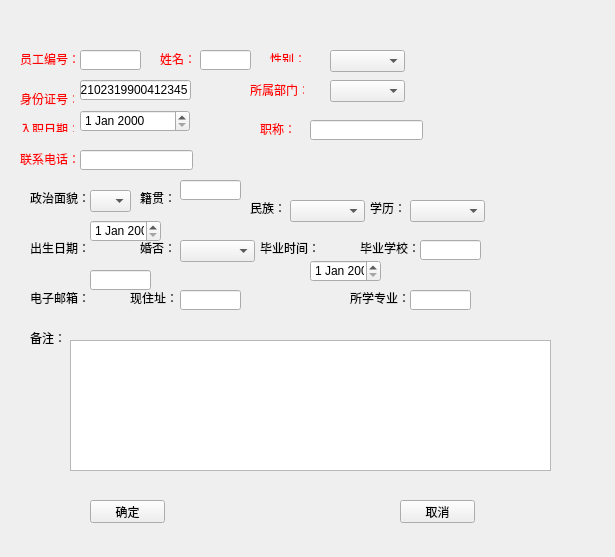
<?xml version="1.0" encoding="UTF-8"?>
<ui version="4.0">
 <class>CHANDLE</class>
 <widget class="QWidget" name="CHANDLE">
  <property name="geometry">
   <rect>
    <x>0</x>
    <y>0</y>
    <width>615</width>
    <height>557</height>
   </rect>
  </property>
  <property name="windowTitle">
   <string>Form</string>
  </property>
  <widget class="QLabel" name="label">
   <property name="geometry">
    <rect>
     <x>20</x>
     <y>50</y>
     <width>61</width>
     <height>16</height>
    </rect>
   </property>
   <property name="text">
    <string>&lt;!DOCTYPE HTML PUBLIC &quot;-//W3C//DTD HTML 4.0//EN&quot; &quot;http://www.w3.org/TR/REC-html40/strict.dtd&quot;&gt;
&lt;html&gt;&lt;head&gt;&lt;meta name=&quot;qrichtext&quot; content=&quot;1&quot; /&gt;&lt;style type=&quot;text/css&quot;&gt;
p, li { white-space: pre-wrap; }
&lt;/style&gt;&lt;/head&gt;&lt;body style=&quot; font-family:'宋体'; font-size:9pt; font-weight:400; font-style:normal;&quot;&gt;
&lt;p style=&quot; margin-top:0px; margin-bottom:0px; margin-left:0px; margin-right:0px; -qt-block-indent:0; text-indent:0px;&quot;&gt;&lt;span style=&quot; color:#ff0000;&quot;&gt;员工编号：&lt;/span&gt;&lt;/p&gt;&lt;/body&gt;&lt;/html&gt;</string>
   </property>
  </widget>
  <widget class="QLabel" name="label_2">
   <property name="geometry">
    <rect>
     <x>160</x>
     <y>50</y>
     <width>31</width>
     <height>16</height>
    </rect>
   </property>
   <property name="text">
    <string>&lt;!DOCTYPE HTML PUBLIC &quot;-//W3C//DTD HTML 4.0//EN&quot; &quot;http://www.w3.org/TR/REC-html40/strict.dtd&quot;&gt;
&lt;html&gt;&lt;head&gt;&lt;meta name=&quot;qrichtext&quot; content=&quot;1&quot; /&gt;&lt;style type=&quot;text/css&quot;&gt;
p, li { white-space: pre-wrap; }
&lt;/style&gt;&lt;/head&gt;&lt;body style=&quot; font-family:'宋体'; font-size:9pt; font-weight:400; font-style:normal;&quot;&gt;
&lt;p style=&quot; margin-top:0px; margin-bottom:0px; margin-left:0px; margin-right:0px; -qt-block-indent:0; text-indent:0px;&quot;&gt;&lt;span style=&quot; color:#ff0000;&quot;&gt;姓名：&lt;/span&gt;&lt;/p&gt;&lt;/body&gt;&lt;/html&gt;</string>
   </property>
  </widget>
  <widget class="QLabel" name="label_3">
   <property name="geometry">
    <rect>
     <x>270</x>
     <y>50</y>
     <width>54</width>
     <height>12</height>
    </rect>
   </property>
   <property name="text">
    <string>&lt;!DOCTYPE HTML PUBLIC &quot;-//W3C//DTD HTML 4.0//EN&quot; &quot;http://www.w3.org/TR/REC-html40/strict.dtd&quot;&gt;
&lt;html&gt;&lt;head&gt;&lt;meta name=&quot;qrichtext&quot; content=&quot;1&quot; /&gt;&lt;style type=&quot;text/css&quot;&gt;
p, li { white-space: pre-wrap; }
&lt;/style&gt;&lt;/head&gt;&lt;body style=&quot; font-family:'宋体'; font-size:9pt; font-weight:400; font-style:normal;&quot;&gt;
&lt;p style=&quot; margin-top:0px; margin-bottom:0px; margin-left:0px; margin-right:0px; -qt-block-indent:0; text-indent:0px;&quot;&gt;&lt;span style=&quot; color:#ff0000;&quot;&gt;性别：&lt;/span&gt;&lt;/p&gt;&lt;/body&gt;&lt;/html&gt;</string>
   </property>
  </widget>
  <widget class="QLabel" name="label_4">
   <property name="geometry">
    <rect>
     <x>20</x>
     <y>90</y>
     <width>54</width>
     <height>16</height>
    </rect>
   </property>
   <property name="text">
    <string>&lt;!DOCTYPE HTML PUBLIC &quot;-//W3C//DTD HTML 4.0//EN&quot; &quot;http://www.w3.org/TR/REC-html40/strict.dtd&quot;&gt;
&lt;html&gt;&lt;head&gt;&lt;meta name=&quot;qrichtext&quot; content=&quot;1&quot; /&gt;&lt;style type=&quot;text/css&quot;&gt;
p, li { white-space: pre-wrap; }
&lt;/style&gt;&lt;/head&gt;&lt;body style=&quot; font-family:'宋体'; font-size:9pt; font-weight:400; font-style:normal;&quot;&gt;
&lt;p style=&quot; margin-top:0px; margin-bottom:0px; margin-left:0px; margin-right:0px; -qt-block-indent:0; text-indent:0px;&quot;&gt;&lt;span style=&quot; color:#ff0000;&quot;&gt;身份证号：&lt;/span&gt;&lt;/p&gt;&lt;/body&gt;&lt;/html&gt;</string>
   </property>
  </widget>
  <widget class="QLabel" name="label_5">
   <property name="geometry">
    <rect>
     <x>260</x>
     <y>120</y>
     <width>41</width>
     <height>16</height>
    </rect>
   </property>
   <property name="text">
    <string>&lt;!DOCTYPE HTML PUBLIC &quot;-//W3C//DTD HTML 4.0//EN&quot; &quot;http://www.w3.org/TR/REC-html40/strict.dtd&quot;&gt;
&lt;html&gt;&lt;head&gt;&lt;meta name=&quot;qrichtext&quot; content=&quot;1&quot; /&gt;&lt;style type=&quot;text/css&quot;&gt;
p, li { white-space: pre-wrap; }
&lt;/style&gt;&lt;/head&gt;&lt;body style=&quot; font-family:'宋体'; font-size:9pt; font-weight:400; font-style:normal;&quot;&gt;
&lt;p style=&quot; margin-top:0px; margin-bottom:0px; margin-left:0px; margin-right:0px; -qt-block-indent:0; text-indent:0px;&quot;&gt;&lt;span style=&quot; color:#ff0000;&quot;&gt;职称：&lt;/span&gt;&lt;/p&gt;&lt;/body&gt;&lt;/html&gt;</string>
   </property>
  </widget>
  <widget class="QLabel" name="label_6">
   <property name="geometry">
    <rect>
     <x>250</x>
     <y>80</y>
     <width>54</width>
     <height>21</height>
    </rect>
   </property>
   <property name="text">
    <string>&lt;!DOCTYPE HTML PUBLIC &quot;-//W3C//DTD HTML 4.0//EN&quot; &quot;http://www.w3.org/TR/REC-html40/strict.dtd&quot;&gt;
&lt;html&gt;&lt;head&gt;&lt;meta name=&quot;qrichtext&quot; content=&quot;1&quot; /&gt;&lt;style type=&quot;text/css&quot;&gt;
p, li { white-space: pre-wrap; }
&lt;/style&gt;&lt;/head&gt;&lt;body style=&quot; font-family:'宋体'; font-size:9pt; font-weight:400; font-style:normal;&quot;&gt;
&lt;p style=&quot; margin-top:0px; margin-bottom:0px; margin-left:0px; margin-right:0px; -qt-block-indent:0; text-indent:0px;&quot;&gt;&lt;span style=&quot; color:#ff0000;&quot;&gt;所属部门：&lt;/span&gt;&lt;/p&gt;&lt;/body&gt;&lt;/html&gt;</string>
   </property>
  </widget>
  <widget class="QLabel" name="label_7">
   <property name="geometry">
    <rect>
     <x>20</x>
     <y>120</y>
     <width>54</width>
     <height>12</height>
    </rect>
   </property>
   <property name="text">
    <string>&lt;!DOCTYPE HTML PUBLIC &quot;-//W3C//DTD HTML 4.0//EN&quot; &quot;http://www.w3.org/TR/REC-html40/strict.dtd&quot;&gt;
&lt;html&gt;&lt;head&gt;&lt;meta name=&quot;qrichtext&quot; content=&quot;1&quot; /&gt;&lt;style type=&quot;text/css&quot;&gt;
p, li { white-space: pre-wrap; }
&lt;/style&gt;&lt;/head&gt;&lt;body style=&quot; font-family:'宋体'; font-size:9pt; font-weight:400; font-style:normal;&quot;&gt;
&lt;p style=&quot; margin-top:0px; margin-bottom:0px; margin-left:0px; margin-right:0px; -qt-block-indent:0; text-indent:0px;&quot;&gt;&lt;span style=&quot; color:#ff0000;&quot;&gt;入职日期：&lt;/span&gt;&lt;/p&gt;&lt;/body&gt;&lt;/html&gt;</string>
   </property>
  </widget>
  <widget class="QLabel" name="label_8">
   <property name="geometry">
    <rect>
     <x>30</x>
     <y>190</y>
     <width>61</width>
     <height>16</height>
    </rect>
   </property>
   <property name="text">
    <string>政治面貌：</string>
   </property>
  </widget>
  <widget class="QLabel" name="label_9">
   <property name="geometry">
    <rect>
     <x>140</x>
     <y>190</y>
     <width>81</width>
     <height>16</height>
    </rect>
   </property>
   <property name="text">
    <string>籍贯：</string>
   </property>
  </widget>
  <widget class="QLabel" name="label_10">
   <property name="geometry">
    <rect>
     <x>250</x>
     <y>200</y>
     <width>41</width>
     <height>16</height>
    </rect>
   </property>
   <property name="text">
    <string>民族：</string>
   </property>
  </widget>
  <widget class="QLabel" name="label_11">
   <property name="geometry">
    <rect>
     <x>370</x>
     <y>200</y>
     <width>81</width>
     <height>16</height>
    </rect>
   </property>
   <property name="text">
    <string>学历：</string>
   </property>
  </widget>
  <widget class="QLabel" name="label_12">
   <property name="geometry">
    <rect>
     <x>20</x>
     <y>150</y>
     <width>81</width>
     <height>16</height>
    </rect>
   </property>
   <property name="text">
    <string>&lt;!DOCTYPE HTML PUBLIC &quot;-//W3C//DTD HTML 4.0//EN&quot; &quot;http://www.w3.org/TR/REC-html40/strict.dtd&quot;&gt;
&lt;html&gt;&lt;head&gt;&lt;meta name=&quot;qrichtext&quot; content=&quot;1&quot; /&gt;&lt;style type=&quot;text/css&quot;&gt;
p, li { white-space: pre-wrap; }
&lt;/style&gt;&lt;/head&gt;&lt;body style=&quot; font-family:'宋体'; font-size:9pt; font-weight:400; font-style:normal;&quot;&gt;
&lt;p style=&quot; margin-top:0px; margin-bottom:0px; margin-left:0px; margin-right:0px; -qt-block-indent:0; text-indent:0px;&quot;&gt;&lt;span style=&quot; color:#ff0000;&quot;&gt;联系电话：&lt;/span&gt;&lt;/p&gt;&lt;/body&gt;&lt;/html&gt;</string>
   </property>
  </widget>
  <widget class="QLabel" name="label_13">
   <property name="geometry">
    <rect>
     <x>30</x>
     <y>240</y>
     <width>81</width>
     <height>16</height>
    </rect>
   </property>
   <property name="text">
    <string>出生日期：</string>
   </property>
  </widget>
  <widget class="QLabel" name="label_14">
   <property name="geometry">
    <rect>
     <x>140</x>
     <y>240</y>
     <width>41</width>
     <height>16</height>
    </rect>
   </property>
   <property name="text">
    <string>婚否：</string>
   </property>
  </widget>
  <widget class="QLabel" name="label_15">
   <property name="geometry">
    <rect>
     <x>260</x>
     <y>240</y>
     <width>81</width>
     <height>16</height>
    </rect>
   </property>
   <property name="text">
    <string>毕业时间：</string>
   </property>
  </widget>
  <widget class="QLabel" name="label_16">
   <property name="geometry">
    <rect>
     <x>360</x>
     <y>240</y>
     <width>81</width>
     <height>16</height>
    </rect>
   </property>
   <property name="text">
    <string>毕业学校：</string>
   </property>
  </widget>
  <widget class="QLabel" name="label_17">
   <property name="geometry">
    <rect>
     <x>30</x>
     <y>290</y>
     <width>81</width>
     <height>16</height>
    </rect>
   </property>
   <property name="text">
    <string>电子邮箱：</string>
   </property>
  </widget>
  <widget class="QLabel" name="label_18">
   <property name="geometry">
    <rect>
     <x>130</x>
     <y>290</y>
     <width>51</width>
     <height>16</height>
    </rect>
   </property>
   <property name="text">
    <string>现住址：</string>
   </property>
  </widget>
  <widget class="QLabel" name="label_19">
   <property name="geometry">
    <rect>
     <x>350</x>
     <y>290</y>
     <width>81</width>
     <height>16</height>
    </rect>
   </property>
   <property name="text">
    <string>所学专业：</string>
   </property>
  </widget>
  <widget class="QLabel" name="label_20">
   <property name="geometry">
    <rect>
     <x>30</x>
     <y>330</y>
     <width>81</width>
     <height>16</height>
    </rect>
   </property>
   <property name="text">
    <string>备注：</string>
   </property>
  </widget>
  <widget class="QLineEdit" name="QlineIdCard">
   <property name="geometry">
    <rect>
     <x>80</x>
     <y>80</y>
     <width>111</width>
     <height>20</height>
    </rect>
   </property>
   <property name="text">
    <string>42102319900412345</string>
   </property>
  </widget>
  <widget class="QLineEdit" name="QlinePhone">
   <property name="geometry">
    <rect>
     <x>80</x>
     <y>150</y>
     <width>113</width>
     <height>20</height>
    </rect>
   </property>
  </widget>
  <widget class="QLineEdit" name="QlinePost">
   <property name="geometry">
    <rect>
     <x>310</x>
     <y>120</y>
     <width>113</width>
     <height>20</height>
    </rect>
   </property>
  </widget>
  <widget class="QLineEdit" name="QlineName">
   <property name="geometry">
    <rect>
     <x>200</x>
     <y>50</y>
     <width>51</width>
     <height>20</height>
    </rect>
   </property>
  </widget>
  <widget class="QLineEdit" name="QlineNo">
   <property name="geometry">
    <rect>
     <x>80</x>
     <y>50</y>
     <width>61</width>
     <height>20</height>
    </rect>
   </property>
  </widget>
  <widget class="QDateEdit" name="QdateEnter">
   <property name="geometry">
    <rect>
     <x>80</x>
     <y>110</y>
     <width>110</width>
     <height>22</height>
    </rect>
   </property>
  </widget>
  <widget class="QComboBox" name="QcomSex">
   <property name="geometry">
    <rect>
     <x>330</x>
     <y>50</y>
     <width>75</width>
     <height>22</height>
    </rect>
   </property>
  </widget>
  <widget class="QComboBox" name="QcomDepartment">
   <property name="geometry">
    <rect>
     <x>330</x>
     <y>80</y>
     <width>75</width>
     <height>22</height>
    </rect>
   </property>
  </widget>
  <widget class="QTextEdit" name="QtextRemark">
   <property name="geometry">
    <rect>
     <x>70</x>
     <y>340</y>
     <width>481</width>
     <height>131</height>
    </rect>
   </property>
  </widget>
  <widget class="QComboBox" name="QcomPolitics">
   <property name="geometry">
    <rect>
     <x>90</x>
     <y>190</y>
     <width>41</width>
     <height>22</height>
    </rect>
   </property>
  </widget>
  <widget class="QComboBox" name="QcomNation">
   <property name="geometry">
    <rect>
     <x>290</x>
     <y>200</y>
     <width>75</width>
     <height>22</height>
    </rect>
   </property>
  </widget>
  <widget class="QComboBox" name="QcomEducation">
   <property name="geometry">
    <rect>
     <x>410</x>
     <y>200</y>
     <width>75</width>
     <height>22</height>
    </rect>
   </property>
  </widget>
  <widget class="QDateEdit" name="QdateBirthday">
   <property name="geometry">
    <rect>
     <x>90</x>
     <y>220</y>
     <width>71</width>
     <height>22</height>
    </rect>
   </property>
  </widget>
  <widget class="QComboBox" name="QcomMarital">
   <property name="geometry">
    <rect>
     <x>180</x>
     <y>240</y>
     <width>75</width>
     <height>22</height>
    </rect>
   </property>
  </widget>
  <widget class="QDateEdit" name="QdateGraduation">
   <property name="geometry">
    <rect>
     <x>310</x>
     <y>260</y>
     <width>71</width>
     <height>22</height>
    </rect>
   </property>
  </widget>
  <widget class="QLineEdit" name="QlineNative">
   <property name="geometry">
    <rect>
     <x>180</x>
     <y>180</y>
     <width>61</width>
     <height>20</height>
    </rect>
   </property>
  </widget>
  <widget class="QLineEdit" name="QlineGraduationSchool">
   <property name="geometry">
    <rect>
     <x>420</x>
     <y>240</y>
     <width>61</width>
     <height>20</height>
    </rect>
   </property>
  </widget>
  <widget class="QLineEdit" name="QlineMajor">
   <property name="geometry">
    <rect>
     <x>410</x>
     <y>290</y>
     <width>61</width>
     <height>20</height>
    </rect>
   </property>
  </widget>
  <widget class="QLineEdit" name="QlineAddr">
   <property name="geometry">
    <rect>
     <x>180</x>
     <y>290</y>
     <width>61</width>
     <height>20</height>
    </rect>
   </property>
  </widget>
  <widget class="QLineEdit" name="QlineEmail">
   <property name="geometry">
    <rect>
     <x>90</x>
     <y>270</y>
     <width>61</width>
     <height>20</height>
    </rect>
   </property>
  </widget>
  <widget class="QPushButton" name="QpbtnOK">
   <property name="geometry">
    <rect>
     <x>90</x>
     <y>500</y>
     <width>75</width>
     <height>23</height>
    </rect>
   </property>
   <property name="text">
    <string>确定</string>
   </property>
  </widget>
  <widget class="QPushButton" name="QpbtnClose">
   <property name="geometry">
    <rect>
     <x>400</x>
     <y>500</y>
     <width>75</width>
     <height>23</height>
    </rect>
   </property>
   <property name="text">
    <string>取消</string>
   </property>
  </widget>
 </widget>
 <tabstops>
  <tabstop>QlineNo</tabstop>
  <tabstop>QlineName</tabstop>
  <tabstop>QcomSex</tabstop>
  <tabstop>QlineIdCard</tabstop>
  <tabstop>QcomDepartment</tabstop>
  <tabstop>QdateEnter</tabstop>
  <tabstop>QlinePost</tabstop>
  <tabstop>QlinePhone</tabstop>
  <tabstop>QcomPolitics</tabstop>
  <tabstop>QlineNative</tabstop>
  <tabstop>QcomNation</tabstop>
  <tabstop>QcomEducation</tabstop>
  <tabstop>QdateBirthday</tabstop>
  <tabstop>QcomMarital</tabstop>
  <tabstop>QdateGraduation</tabstop>
  <tabstop>QlineGraduationSchool</tabstop>
  <tabstop>QlineEmail</tabstop>
  <tabstop>QlineAddr</tabstop>
  <tabstop>QlineMajor</tabstop>
  <tabstop>QtextRemark</tabstop>
  <tabstop>QpbtnOK</tabstop>
  <tabstop>QpbtnClose</tabstop>
 </tabstops>
 <resources/>
 <connections/>
</ui>
